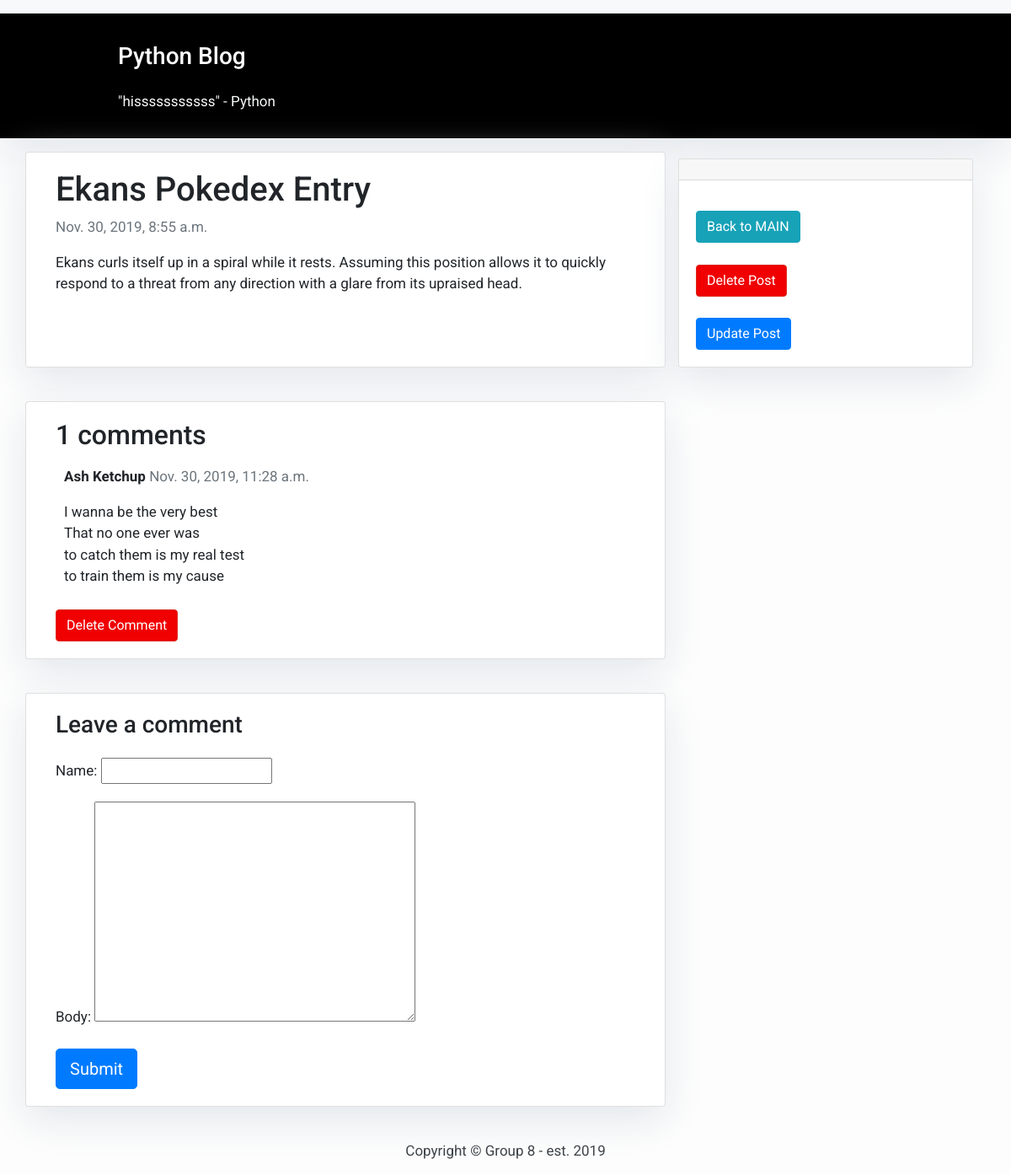
The app's page /view_post/9 with its own data.
### blog/models.py (models this page shows, shortened)
class Post(models.Model):
    title       = models.CharField(max_length=200, verbose_name='Event Title')
    create_date = models.DateTimeField(auto_now=True)
    update_date = models.DateTimeField(auto_now=True)
    content     = models.TextField()

class Comment(models.Model):
    post = models.ForeignKey(Post, on_delete=models.CASCADE, related_name='comments')
    name = models.CharField(max_length=80)
    body = models.TextField()
    create_date = models.DateTimeField(auto_now_add=True)
    class Meta:
        ordering = ['create_date']

### blog/views.py (the view)
# urls.py: url(r'^view_post/(?P<post_id>\d+)$', view_post, name='view-post'),
def view_post(request, post_id):
	template    = 'view_post.html'
	post = Post.objects.get(id=int(post_id))
	comments = post.comments.all()
	new_comment = None
	if request.method == 'POST':
		comment_form = CommentForm(data=request.POST)
		if comment_form.is_valid():
			new_comment = comment_form.save(commit=False)
			new_comment.post = post
			new_comment.save()
	else:
		comment_form = CommentForm()
	context = {
		'post':post,
		'comments':comments,
		'new_comment':new_comment,
		'comment_form':comment_form
	}
	return render(request, template, context)

### blog/forms.py
class CommentForm(forms.ModelForm):
    class Meta:
        model = Comment
        fields = ('name', 'body')

### templates/view_post.html (shortened to what this page needs)
{% extends 'base.html' %} {% block content %}
<header class="masthead">
    <div class="container">
        <div class="row">
            <div class=" col-md-8 col-md-10 mx-auto">
                <div class="site-heading">
                    <h3 class=" site-heading my-4 mt-3 text-white"> Python Blog </h3>
                    <p class="text-light">"hisssssssssss" - Python &nbsp
                    </p>
                </div>
            </div>
        </div>
    </div>
</header>
<div class="container">
  <div class="row">
    <div class="col-md-8 card mb-4  mt-3 left  top">
      <div class="card-body">
        <h1>{% block title %} {{ post.title }} {% endblock title %}</h1>
        <p class=" text-muted">{{ post.create_date }}</p>
        <p class="card-text ">{{ post.content }}</p>
      </div>
    </div>
    {% block sidebar_home %} {% include 'sidebar_home.html' %} {% endblock sidebar_home %}
    <div class="col-md-8 card mb-4  mt-3 ">
      <div class="card-body">
        <h2>{{ comments.count }} comments</h2>
        {% for comment in comments %}
        <div class="comments" style="padding: 10px;">
          <p class="font-weight-bold">
            {{ comment.name }}
            <span class=" text-muted font-weight-normal">
              {{ comment.create_date }}
            </span>
          </p>
          {{ comment.body | linebreaks }}
        </div>
        <a href="{% url 'blog:delete-comment' comment.id  %}" class="btn btn-danger">Delete Comment</a>
        {% endfor %}
      </div>
    </div>
    <div class="col-md-8 card mb-4  mt-3 ">
      <div class="card-body">
        {% if new_comment %}
        <div class="alert alert-success" role="alert">
          Comment posted!
        </div>
        <h3>Leave another comment</h3>
        <form method="post" style="margin-top: 1.3em;">
          {{ comment_form.as_p }}
          {% csrf_token %}
          <button type="submit" class="btn btn-primary  btn-lg">Submit</button>
          <a href="{% url 'blog:view-post' post.id  %}" class="btn btn-danger btn-lg">Cancel</a>
        </form>
        {% else %}
        <h3>Leave a comment</h3>
        <form method="post" style="margin-top: 1.3em;">
          {{ comment_form.as_p }}
          <button type="submit" class="btn btn-primary  btn-lg">Submit</button>
        </form>
        {% endif %}
      </div>
    </div>
  </div>
</div>
{% endblock content %}

### templates/base.html (style rules this page uses)
body { font-family: "Roboto", sans-serif; font-size: 17px; background-color: #fdfdfd; }
.btn-danger { color: #fff; background-color: #f00000; border-color: #dc281e; }
.masthead { background: #000000; height: auto; padding-bottom: 15px; box-shadow: 0 16px 48px #E3E7EB; padding-top: 10px; }

### templates/sidebar_home.html (style rules this page uses)
.card { box-shadow: 0 16px 48px #E3E7EB; }

### records on screen
Post: title "Ekans Pokedex Entry", create_date "Nov. 30, 2019, 8:55 a.m.", content "Ekans curls itself up in a spiral while it rests. Assuming this position allows it to quickly respond to a threat from any direction with a glare from its upraised head.", count "1"
Comment: name "Ash Ketchup", create_date "Nov. 30, 2019, 11:28 a.m.", body "I wanna be the very best That no one ever was to catch them is my real test to train them is my cause"
